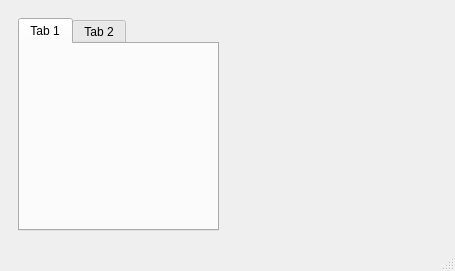
<?xml version="1.0" encoding="UTF-8"?>
<ui version="4.0">
 <class>MainWindow</class>
 <widget class="QMainWindow" name="MainWindow">
  <property name="geometry">
   <rect>
    <x>0</x>
    <y>0</y>
    <width>455</width>
    <height>271</height>
   </rect>
  </property>
  <property name="windowTitle">
   <string>MainWindow</string>
  </property>
  <widget class="QWidget" name="centralwidget">
   <layout class="QGridLayout" name="gridLayout_3">
    <item row="0" column="0">
     <widget class="QWidget" name="widget" native="true">
      <layout class="QGridLayout" name="gridLayout">
       <item row="0" column="1">
        <widget class="QTabWidget" name="tabWidget">
         <widget class="QWidget" name="tab">
          <attribute name="title">
           <string>Tab 1</string>
          </attribute>
         </widget>
         <widget class="QWidget" name="tab_2">
          <attribute name="title">
           <string>Tab 2</string>
          </attribute>
         </widget>
        </widget>
       </item>
       <item row="0" column="0">
        <spacer name="horizontalSpacer">
         <property name="orientation">
          <enum>Qt::Horizontal</enum>
         </property>
         <property name="sizeType">
          <enum>QSizePolicy::Minimum</enum>
         </property>
         <property name="sizeHint" stdset="0">
          <size>
           <width>0</width>
           <height>20</height>
          </size>
         </property>
        </spacer>
       </item>
      </layout>
     </widget>
    </item>
    <item row="0" column="1">
     <spacer name="horizontalSpacer_2">
      <property name="orientation">
       <enum>Qt::Horizontal</enum>
      </property>
      <property name="sizeHint" stdset="0">
       <size>
        <width>40</width>
        <height>20</height>
       </size>
      </property>
     </spacer>
    </item>
   </layout>
  </widget>
  <widget class="QMenuBar" name="menubar">
   <property name="geometry">
    <rect>
     <x>0</x>
     <y>0</y>
     <width>455</width>
     <height>21</height>
    </rect>
   </property>
  </widget>
  <widget class="QStatusBar" name="statusbar"/>
 </widget>
 <resources/>
 <connections/>
</ui>
